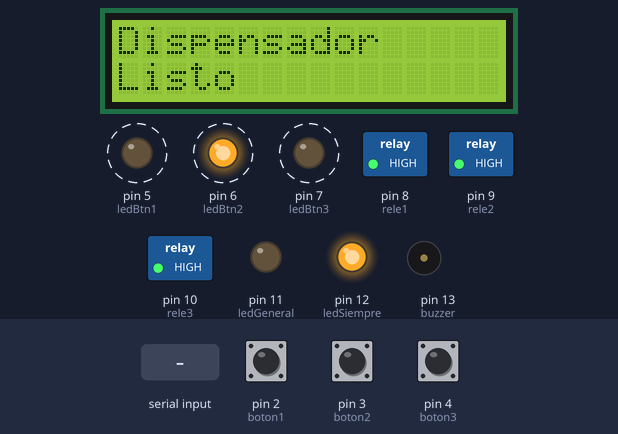
Bench run of a sketch on a simulated Arduino Uno, built with avr-gcc and run on an emulated ATmega328P. Parts: 16×2 character LCD, switched loads named in the sketch (green lamp = pin HIGH), output pins drawn as LEDs (lit = HIGH), buzzer (waves = sounding, pin HIGH). Dashed ring = blinking. The inputs (shaded band) are chosen by the test bench; at power-on: pin 3 (boton2) HIGH, pin 4 (boton3) HIGH, pin 2 (boton1) HIGH. What the sketch prints to the serial monitor is not drawn.

Above: at 1.25 s.
1.3 s: "1" received over Serial
At 2.0 s:
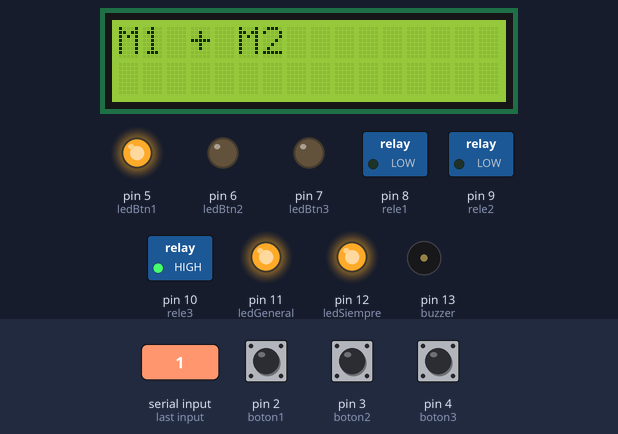
4.3 s: pin 3 (boton2) pulled LOW for 3.2 s
At 6.1 s:
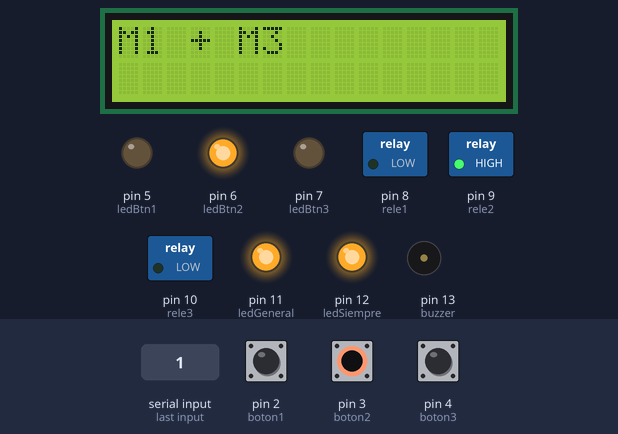
9.0 s: pin 4 (boton3) pulled LOW for 3.2 s
At 14.84 s:
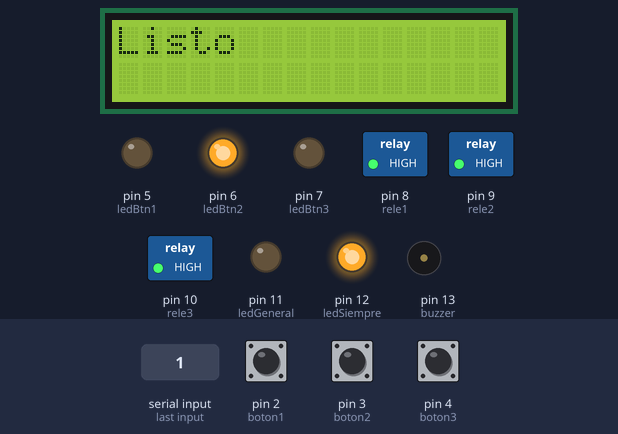
15.2 s: pin 4 (boton3) pulled LOW for 0.15 s
At 16.1 s:
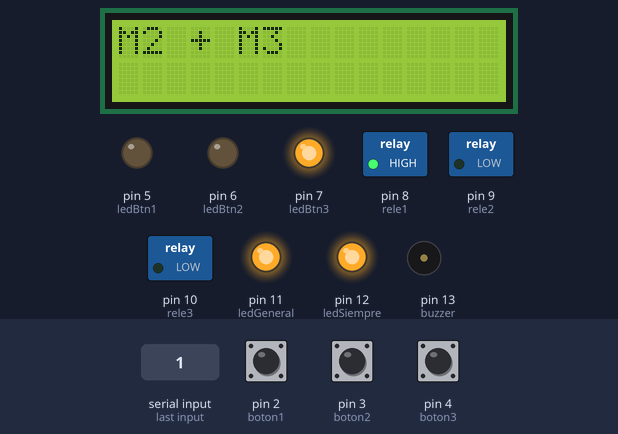
18.3 s: pin 2 (boton1) pulled LOW for 3.2 s
At 24.25 s:
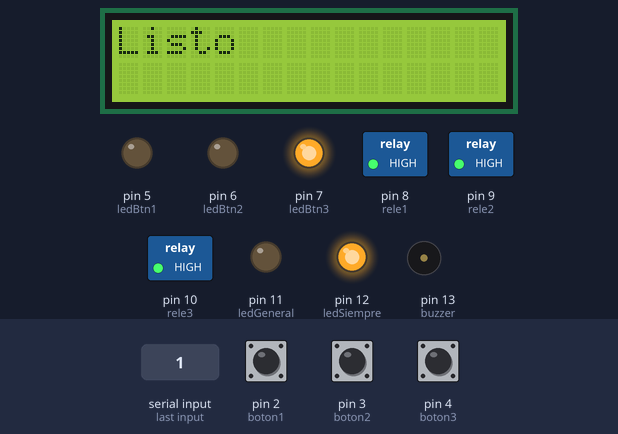
Timing chart, 0 to 25.5 s (numbered marks = the images above; inputs shaded):
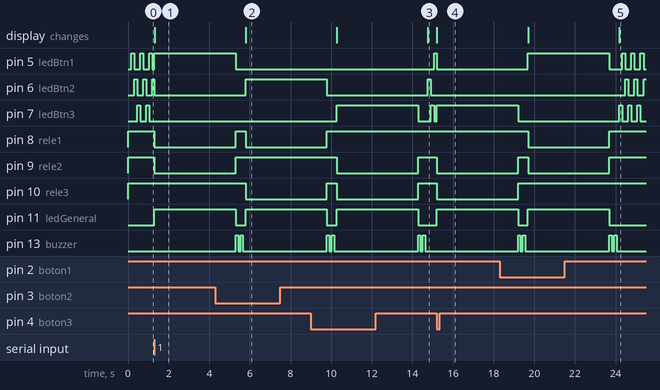

Measured:
- after the input at 1.3 s, pin 7 (ledBtn3): stops changing and stays LOW; pin 8 (rele1), pin 9 (rele2): HIGH → LOW at once; pin 11 (ledGeneral): LOW → HIGH at once; the display: changes at once (image 1)
- after the input at 4.3 s, pin 5 (ledBtn1): goes on until 5.3 s, then stays LOW; pin 7 (ledBtn3): stops changing and stays LOW; pin 10 (rele3): HIGH → LOW after 1.5 s; the display: changes after 1.5 s (image 2)
- after the input at 9.0 s, pin 9 (rele2): HIGH → LOW after 1.3 s, → HIGH 4.0 s later; the display: first changes after 1.3 s (image 3 shows a later state)
- after the input at 15.2 s, pin 5 (ledBtn1): goes on until 15.2 s, then stays LOW; pin 6 (ledBtn2): stops changing and stays LOW; pin 9 (rele2), pin 10 (rele3): HIGH → LOW at once; pin 11 (ledGeneral): LOW → HIGH at once; the display: changes at once (image 4)
- after the input at 18.3 s, pin 8 (rele1): HIGH → LOW after 1.4 s, → HIGH 4.0 s later; the display: first changes after 1.4 s (image 5 shows a later state)
- by itself, pin 7 (ledBtn3): alternates HIGH for 0.15 s and LOW for 0.30 s

The sketch:

Maquina_del_PecadoArduino.ino
```cpp
#include <Wire.h>
#include <LiquidCrystal_I2C.h>

LiquidCrystal_I2C lcd(0x27, 16, 2);

// -------------------------
// PINES
// -------------------------

const int boton1 = 2;
const int boton2 = 3;
const int boton3 = 4;

const int rele1 = 8;
const int rele2 = 9;
const int rele3 = 10;

const int ledBtn1 = 5;
const int ledBtn2 = 6;
const int ledBtn3 = 7;

const int ledGeneral = 11;
const int ledSiempre = 12;
const int buzzer = 13;

// -------------------------
// CONTROL
// -------------------------

bool ocupado = false;
unsigned long inicio = 0;
unsigned long duracion = 0;
int botonActivo = 0;

// -------------------------
// EFECTO LLUVIA
// -------------------------

unsigned long tiempoLluvia = 0;
int pasoLluvia = 0;
int intervaloLluvia = 150;

// -------------------------
// SETUP
// -------------------------

void setup() {

  Serial.begin(9600);

  pinMode(boton1, INPUT_PULLUP);
  pinMode(boton2, INPUT_PULLUP);
  pinMode(boton3, INPUT_PULLUP);

  pinMode(rele1, OUTPUT);
  pinMode(rele2, OUTPUT);
  pinMode(rele3, OUTPUT);

  pinMode(ledBtn1, OUTPUT);
  pinMode(ledBtn2, OUTPUT);
  pinMode(ledBtn3, OUTPUT);

  pinMode(ledGeneral, OUTPUT);
  pinMode(ledSiempre, OUTPUT);
  pinMode(buzzer, OUTPUT);

  // Relés apagados (activo en LOW)
  digitalWrite(rele1, HIGH);
  digitalWrite(rele2, HIGH);
  digitalWrite(rele3, HIGH);

  digitalWrite(ledGeneral, LOW);
  digitalWrite(ledSiempre, HIGH);

  // LCD
  lcd.init();
  lcd.backlight();

  lcd.setCursor(0, 0);
  lcd.print("Dispensador");

  lcd.setCursor(0, 1);
  lcd.print("Listo");
}

// -------------------------
// FUNCIONES
// -------------------------

void beepDoble() {

  for (int i = 0; i < 2; i++) {
    digitalWrite(buzzer, HIGH);
    delay(120);
    digitalWrite(buzzer, LOW);
    delay(120);
  }
}

void apagarTodo() {

  digitalWrite(rele1, HIGH);
  digitalWrite(rele2, HIGH);
  digitalWrite(rele3, HIGH);

  digitalWrite(ledGeneral, LOW);

  digitalWrite(ledBtn1, LOW);
  digitalWrite(ledBtn2, LOW);
  digitalWrite(ledBtn3, LOW);

  botonActivo = 0;

  beepDoble();

  lcd.clear();
  lcd.setCursor(0, 0);
  lcd.print("Listo");

  ocupado = false;
}

void efectoLluvia() {

  if (millis() - tiempoLluvia >= intervaloLluvia) {

    tiempoLluvia = millis();

    digitalWrite(ledBtn1, LOW);
    digitalWrite(ledBtn2, LOW);
    digitalWrite(ledBtn3, LOW);

    if (pasoLluvia == 0) digitalWrite(ledBtn1, HIGH);
    if (pasoLluvia == 1) digitalWrite(ledBtn2, HIGH);
    if (pasoLluvia == 2) digitalWrite(ledBtn3, HIGH);

    pasoLluvia++;

    if (pasoLluvia > 2) {
      pasoLluvia = 0;
    }
  }
}

void encenderLedSeleccionado() {

  digitalWrite(ledBtn1, botonActivo == 1);
  digitalWrite(ledBtn2, botonActivo == 2);
  digitalWrite(ledBtn3, botonActivo == 3);
}
// FUNCIÓN PRINCIPAL DE SERVIDO

void servirBebida(int num) {

  ocupado = true;
  botonActivo = num;

  encenderLedSeleccionado();

  inicio = millis();
  duracion = 4000;

  digitalWrite(ledGeneral, HIGH);

  lcd.clear();

  if (num == 1) {

    // Motor 1 + Motor 2
    digitalWrite(rele1, LOW);
    digitalWrite(rele2, LOW);

    lcd.print("M1 + M2");
  }

  if (num == 2) {

    // Motor 1 + Motor 3
    digitalWrite(rele1, LOW);
    digitalWrite(rele3, LOW);

    lcd.print("M1 + M3");
  }

  if (num == 3) {

    // Motor 2 + Motor 3
    digitalWrite(rele2, LOW);
    digitalWrite(rele3, LOW);

    lcd.print("M2 + M3");
  }
}
// -------------------------
// LOOP
// -------------------------

void loop() {

  // Animación
  if (!ocupado) {
    efectoLluvia();
  }

  // BLUETOOTH (ESP32)
  if (Serial.available()) {

    char comando = Serial.read();

    Serial.print("Recibido: ");
    Serial.println(comando);

    if (!ocupado) {

      if (comando == '1') servirBebida(1);
      if (comando == '2') servirBebida(2);
      if (comando == '3') servirBebida(3);
    }
  }

  // 🔘 BOTONES FÍSICOS
  if (!ocupado && digitalRead(boton1) == LOW) {
    servirBebida(1);
  }

  if (!ocupado && digitalRead(boton2) == LOW) {
    servirBebida(2);
  }

  if (!ocupado && digitalRead(boton3) == LOW) {
    servirBebida(3);
  }

  // TIEMPO
  if (ocupado && (millis() - inicio >= duracion)) {
    apagarTodo();
  }
}
```
